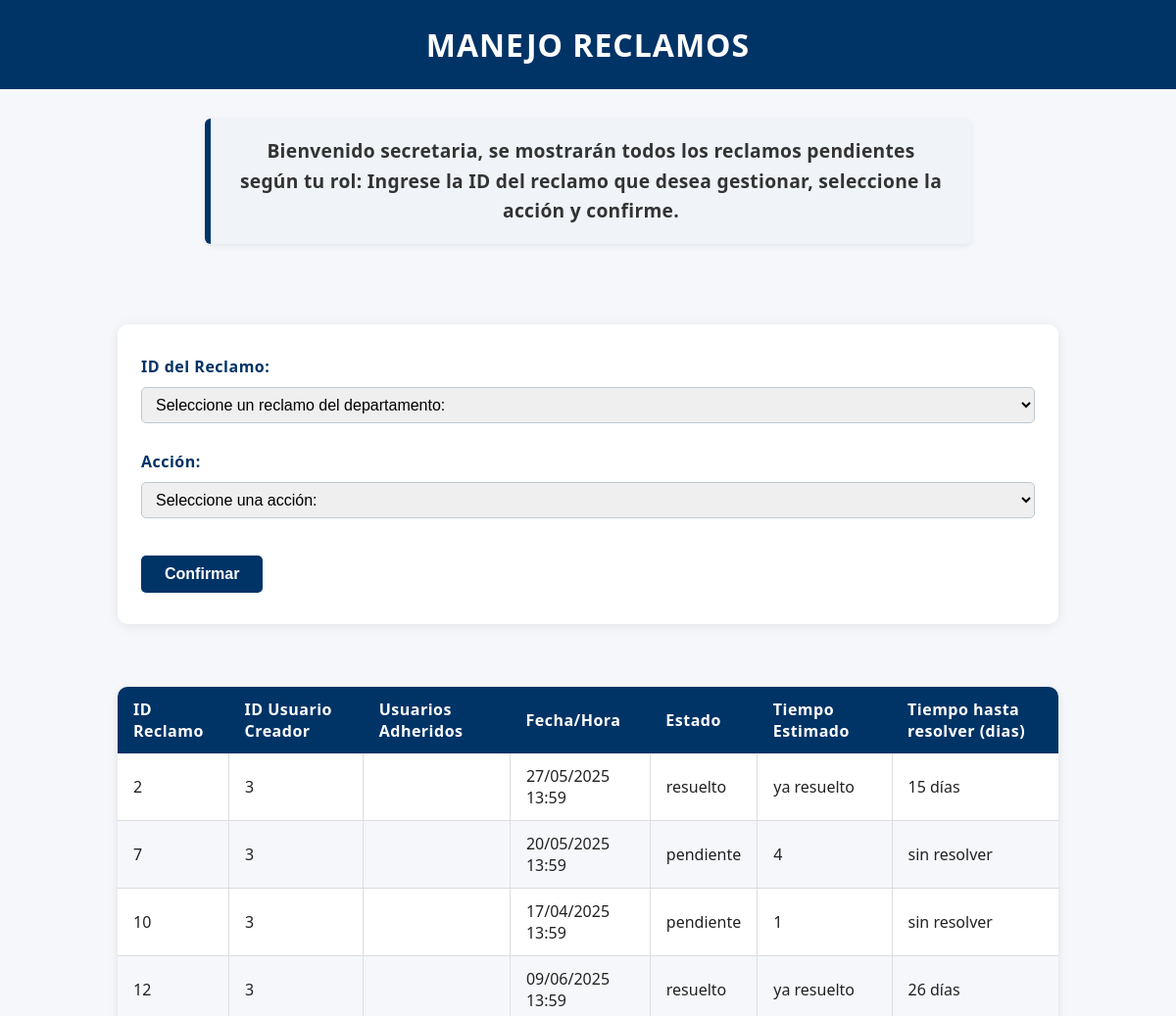
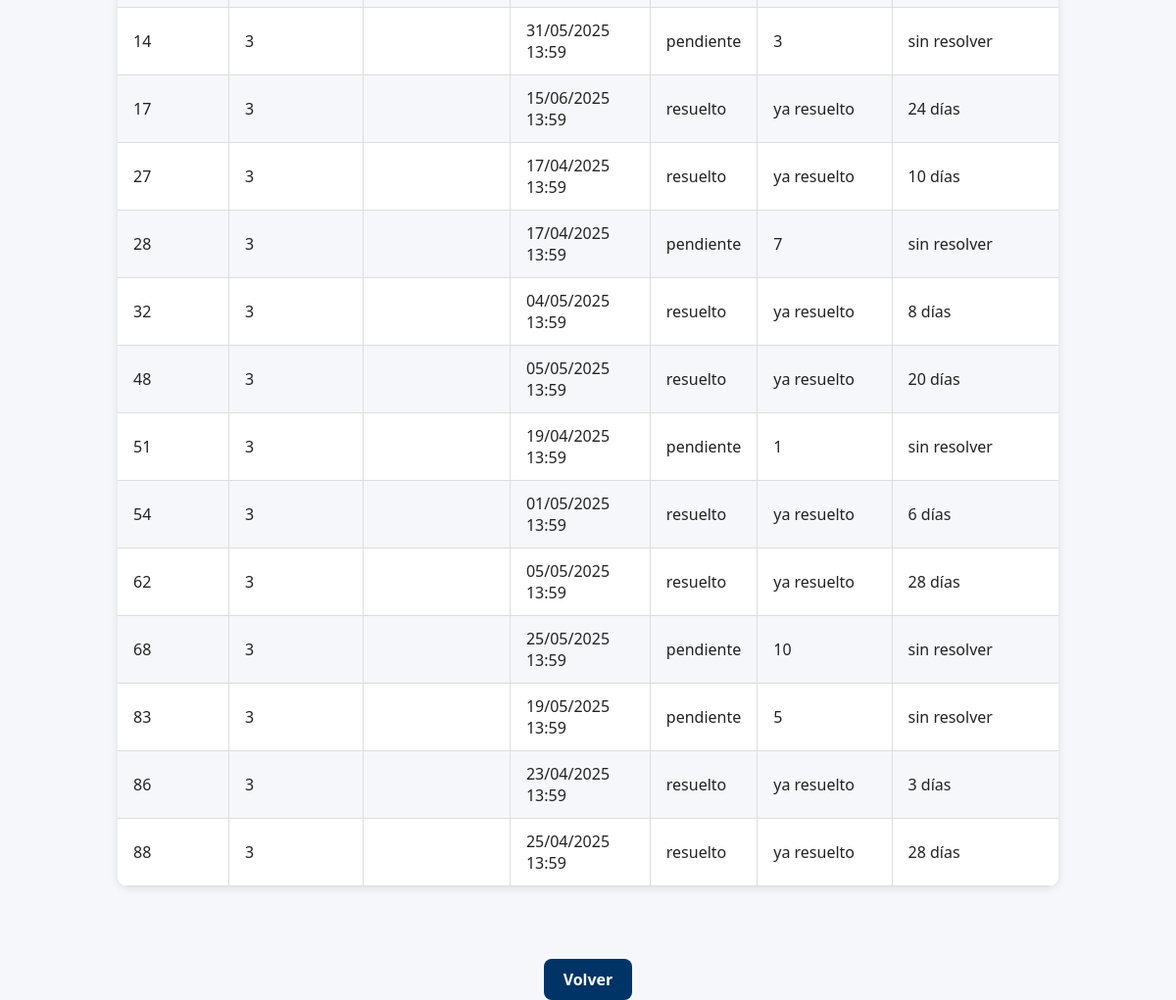
Screenshot of /manejar_reclamos (signed in) with the database file from the repository (2 pictures, top to bottom).
### modules/modelos.py (models this page shows, shortened)
class Base(DeclarativeBase):
    pass

class ModeloUsuario(Base):
    __tablename__ = 'usuarios'
    id = Column(Integer, primary_key=True)
    nombre = Column(String)
    apellido = Column(String)
    email = Column(String, unique=True)
    nombre_de_usuario = Column(String, unique=True)
    contraseña = Column(String)
    rol = Column(String)
    claustro = Column(String)
    reclamos = relationship(
        "ModeloReclamo",
        secondary="reclamos_usuarios",
        back_populates="usuarios"
    )

class ModeloReclamo(Base):
    __tablename__ = 'reclamos'
    id = Column(Integer, primary_key=True)
    estado = Column(String, default="pendiente")
    fecha_hora = Column(DateTime, default=datetime.utcnow)
    contenido = Column(String)
    usuario_id = Column(Integer, ForeignKey('usuarios.id'))
    clasificacion = Column(String)
    tiempo_estimado = Column(Integer, default=0)
    resuelto_en = Column(Integer, default=0)
    usuarios = relationship(
        "ModeloUsuario",
        secondary="reclamos_usuarios",
        back_populates="reclamos"
    )

### server.py (the view, shortened to what this page needs)
@app.route("/manejar_reclamos", methods=["GET", "POST"])
@login_required
def manejo_reclamos():
    rol = current_user.rol
    if rol not in ['1', '2', '3', '4']:
        flash("No tienes permisos para acceder.", "danger")
        return redirect(url_for('index'))
    reclamos = repo_reclamos.obtener_todos_los_registros(usuario_id=current_user.id)
    selected_id = None
    return render_template(
        'manejo_reclamos.html',
        reclamos=reclamos,
        usuario=current_user,
        selected_id=selected_id,
        date=date
    )

### modules/login.py (called while the page is built)
    @property
    def is_authenticated(self):
        return True

### modules/repositorio.py (called while the page is built)
    def obtener_registro_por_filtro(self, campo, valor, campo2=None, valor2=None):
        query = self.__session.query(ModeloUsuario).filter(getattr(ModeloUsuario, campo) == valor)
        if campo2 and valor2:
            query = query.filter(getattr(ModeloUsuario, campo2) == valor2)
        modelo = query.first()
        if modelo:
            return self.__map_modelo_a_entidad(modelo)
        return None

    def __map_modelo_a_entidad(self, modelo: ModeloUsuario):
        return Usuario(
            nombre=modelo.nombre,
            apellido=modelo.apellido,
            email=modelo.email,
            nombre_de_usuario=modelo.nombre_de_usuario,
            contraseña=modelo.contraseña,
            rol=modelo.rol,
            claustro=modelo.claustro,
            id=modelo.id
        )

    def obtener_todos_los_registros(self, usuario_id):
        return self.__session.query(ModeloReclamo).filter_by(usuario_id=usuario_id).all()

### modules/usuarios.py (called while the page is built)
    @property
    def nombre(self):
        return self.__nombre

    @nombre.setter
    def nombre(self, nuevo_nombre: str):
        if not isinstance(nuevo_nombre, str):
            raise ValueError("El nombre debe ser una cadena de texto")
        self.__nombre = nuevo_nombre

    @property
    def apellido(self):
        return self.__apellido

    @apellido.setter
    def apellido(self, nuevo_apellido: str):
        if not isinstance(nuevo_apellido, str):
            raise ValueError("El apellido debe ser una cadena de texto")
        self.__apellido = nuevo_apellido

    @property
    def email(self):
        return self.__email

    @email.setter
    def email(self, nuevo_email: str):
        if not isinstance(nuevo_email, str):
            raise ValueError("El email debe ser una cadena de texto")
        self.__email = nuevo_email

    @property
    def nombre_de_usuario(self):
        return self.__nombre_de_usuario

    @nombre_de_usuario.setter
    def nombre_de_usuario(self, nuevo_nombre_de_usuario: str):
        if not isinstance(nuevo_nombre_de_usuario, str):
            raise ValueError("El nombre de usuario debe ser una cadena de texto")
        self.__nombre_de_usuario = nuevo_nombre_de_usuario

    @property
    def contraseña(self):
        return self.__contraseña

    @contraseña.setter
    def contraseña(self, value):
        self.__contraseña = value

    @property
    def rol(self):
        return self.__rol

    @property
    def id(self):
        return self.__id

### templates/manejo_reclamos.html (shortened to what this page needs)
<!DOCTYPE html>
<html lang="es">
<head>
    <link rel="stylesheet" href="{{ url_for('static', filename='style.css') }}">
</head>
<body class="pagina-manejo-reclamos">
    <header class="header-principal">
        <h1 class="titulo-principal">MANEJO RECLAMOS</h1>
        <div class="saludo">
            Bienvenido {{ current_user.nombre_de_usuario }}, se mostrarán todos los reclamos pendientes según tu rol:
            Ingrese la ID del reclamo que desea gestionar, seleccione la acción y confirme.
        </div>
    </header>
    <main class="contenedor-manejo">
        <div class="formulario-contenedor">
            <form class="formulario-manejo" action="{{ url_for('manejo_reclamos') }}" method="POST">
                <div class="form-group">
                    <label for="reclamo_id">ID del Reclamo:</label>
                    <select id="reclamo_id" name="reclamo_id" required>
                        <option value="" disabled selected>Seleccione un reclamo del departamento:</option>
                    </select>
                </div>
                <div class="form-group">
                    <label for="accion">Acción:</label>
                    <select id="accion" name="accion" required>
                        <option value="" disabled selected>Seleccione una acción:</option>
                    </select>
                </div>
                <button type="submit">Confirmar</button>
            </form>
        </div>
        <div>
            <table class="tabla-reclamos">
                <thead>
                    <tr>
                        <th>ID Reclamo</th>
                        <th>ID Usuario Creador</th>
                        <th>Usuarios Adheridos</th>
                        <th>Fecha/Hora</th>
                        <th>Estado</th>
                        <th>Tiempo Estimado</th>
                        <th>Tiempo hasta resolver (dias)</th>
                    </tr>
                </thead>
                <tbody>
                    {% for reclamo in reclamos if reclamo.estado != 'invalido' %}
                        <tr>
                            <td>{{ reclamo.id }}</td>
                            <td>{{ reclamo.usuario_id }}</td>
                            <td>
                            </td>
                            <td>{{ reclamo.fecha_hora.strftime('%d/%m/%Y %H:%M') }}</td>
                            <td>{{ reclamo.estado }}</td>
                            <td>
                                {% if reclamo.estado == 'pendiente' %}
                                    {{ reclamo.tiempo_estimado }}
                                {% elif reclamo.tiempo_estimado == 0 %}
                                    ya resuelto
                                {% else %}
                                    {{ reclamo.tiempo_estimado }}
                                {% endif %}
                            </td>
                            <td>
                                {% if reclamo.estado == 'resuelto' %}
                                    {{ reclamo.resuelto_en }} días
                                {% elif reclamo.estado == 'en proceso' %}
                                    {{ reclamo.tiempo_estimado }} días restantes
                                {% else %}
                                sin resolver
                                {% endif %}
                            </td>
                        </tr>
                    {% else %}
                        <tr><td colspan="6" style="text-align:center;">No hay reclamos pendientes.</td></tr>
                    {% endfor %}
                </tbody>
            </table>
        </div>
    </main>
    <div class="volver-contenedor" style="text-align: center; margin: 30px 0;">
        <a href="{{ url_for('inicio') }}" class="enlace-boton">Volver</a>
    </div>
</body>
</html>

### static/style.css (style rules this page uses)
html, body { font-family: 'Segoe UI', Arial, sans-serif; background-color: #f5f7fa; color: #222; margin: 0; padding: 0; height: 100%; }
main { min-height: calc(100vh - 100px); padding-bottom: 20px; box-sizing: border-box; flex:1 }
h1 { background-color: #003366; color: #fff; margin: 0; padding: 24px 0; text-align: center; letter-spacing: 1px; }
form { background: #fff; padding: 32px 24px; border-radius: 10px; box-shadow: 0 2px 12px rgba(0,0,0,0.08); margin-top: 32px; }
.form-group { margin-bottom: 18px; }
label { display: block; font-weight: bold; color: #003366; margin-bottom: 6px; letter-spacing: 0.5px; }
input[type="text"], input[type="email"], input[type="password"], select { width: 100%; padding: 8px 10px; border: 1px solid #bfc9d1; border-radius: 5px; font-size: 1em; margin-bottom: 4px; box-sizing: border-box; transition: border 0.2s; }
input[type="creacion"], select { width: 100%; padding: 8px 10px; border: 1px solid #bfc9d1; border-radius: 5px; font-size: 1em; margin-bottom: 4px; box-sizing: border-box; transition: border 0.2s; }
button[type="submit"] { background-color: #003366; color: #fff; border: none; padding: 10px 24px; border-radius: 5px; font-size: 1em; font-weight: bold; cursor: pointer; margin-top: 10px; transition: background 0.2s; }
table { width: 100%; border-collapse: collapse; margin: 24px 0; font-family: 'Segoe UI', Arial, sans-serif; font-size: 1em; color: #222; box-shadow: 0 2px 8px rgba(0,0,0,0.1); border-radius: 10px; overflow: hidden; background: #fff; }
thead { background-color: #003366; color: #fff; text-align: left; }
thead th { padding: 12px 16px; font-weight: bold; letter-spacing: 0.5px; }
tbody tr { border-bottom: 1px solid #ddd; }
tbody tr:nth-child(even) { background-color: #f5f7fa; }
tbody td { padding: 12px 16px; vertical-align: middle; border-left: 1px solid #ddd; }
tbody td:first-child { border-left: none; }
a { position: relative; color: #003366; font-weight: 600; text-decoration: none; cursor: pointer; transition: color 0.3s ease; }
a::after { content: ''; position: absolute; width: 0; height: 2px; left: 0; bottom: -3px; background-color: #00509e; transition: width 0.3s ease; border-radius: 2px; }
a.enlace-boton { display: inline-block; padding: 10px 20px; background-color: #003366; color: #fff; border-radius: 8px; text-decoration: none; font-weight: bold; }
.saludo { font-family: 'Segoe UI', Tahoma, Geneva, Verdana, sans-serif; font-size: 1.15em; color: #00294d; font-weight: 600; text-align: center; max-width: 720px; margin: 30px auto; padding: 18px 28px; border-left: 6px solid #003366; background-color: #f0f4f8; box-shadow: 0 2px 6px rgba(0, 0, 0, 0.07); line-height: 1.6; letter-spacing: 0.3px; border-radius: 6px; }
.titulo-principal { text-align: center; margin-bottom: 20px; color: #ffffff; }
.saludo { text-align: center; font-size: 1.2rem; color: #333; margin-bottom: 30px; }
.pagina-manejo-reclamos { padding: 0; background-color: #f5f7fa; }
.contenedor-manejo { max-width: 1000px; margin: 0 auto; display: flex; gap: 40px; flex-wrap: wrap; justify-content: center; padding: 20px; }
.formulario-contenedor { flex: 1 1 400px; min-width: 350px; }
.formulario-manejo select, .formulario-manejo label { margin-bottom: 10px; }
.volver-contenedor { text-align: center; margin-top: 30px; }

### rows the page displays
ModeloUsuario: nombre_de_usuario "secretaria"
ModeloReclamo: id "2", usuario_id "3", fecha_hora "27/05/2025 13:59", estado "resuelto", tiempo_estimado "ya resuelto", resuelto_en "15"
ModeloReclamo: id "7", usuario_id "3", fecha_hora "20/05/2025 13:59", estado "pendiente", tiempo_estimado "4", shows "sin resolver"
ModeloReclamo: id "10", usuario_id "3", fecha_hora "17/04/2025 13:59", estado "pendiente", tiempo_estimado "1", shows "sin resolver"
ModeloReclamo: id "12", usuario_id "3", fecha_hora "09/06/2025 13:59", estado "resuelto", tiempo_estimado "ya resuelto", resuelto_en "26"
ModeloReclamo: id "14", usuario_id "3", fecha_hora "31/05/2025 13:59", estado "pendiente", tiempo_estimado "3", shows "sin resolver"
ModeloReclamo: id "17", usuario_id "3", fecha_hora "15/06/2025 13:59", estado "resuelto", tiempo_estimado "ya resuelto", resuelto_en "24"
ModeloReclamo: id "27", usuario_id "3", fecha_hora "17/04/2025 13:59", estado "resuelto", tiempo_estimado "ya resuelto", resuelto_en "10"
ModeloReclamo: id "28", usuario_id "3", fecha_hora "17/04/2025 13:59", estado "pendiente", tiempo_estimado "7", shows "sin resolver"
ModeloReclamo: id "32", usuario_id "3", fecha_hora "04/05/2025 13:59", estado "resuelto", tiempo_estimado "ya resuelto", resuelto_en "8"
ModeloReclamo: id "48", usuario_id "3", fecha_hora "05/05/2025 13:59", estado "resuelto", tiempo_estimado "ya resuelto", resuelto_en "20"
ModeloReclamo: id "51", usuario_id "3", fecha_hora "19/04/2025 13:59", estado "pendiente", tiempo_estimado "1", shows "sin resolver"
ModeloReclamo: id "54", usuario_id "3", fecha_hora "01/05/2025 13:59", estado "resuelto", tiempo_estimado "ya resuelto", resuelto_en "6"
ModeloReclamo: id "62", usuario_id "3", fecha_hora "05/05/2025 13:59", estado "resuelto", tiempo_estimado "ya resuelto", resuelto_en "28"
ModeloReclamo: id "68", usuario_id "3", fecha_hora "25/05/2025 13:59", estado "pendiente", tiempo_estimado "10", shows "sin resolver"
ModeloReclamo: id "83", usuario_id "3", fecha_hora "19/05/2025 13:59", estado "pendiente", tiempo_estimado "5", shows "sin resolver"
ModeloReclamo: id "86", usuario_id "3", fecha_hora "23/04/2025 13:59", estado "resuelto", tiempo_estimado "ya resuelto", resuelto_en "3"
ModeloReclamo: id "88", usuario_id "3", fecha_hora "25/04/2025 13:59", estado "resuelto", tiempo_estimado "ya resuelto", resuelto_en "28"
